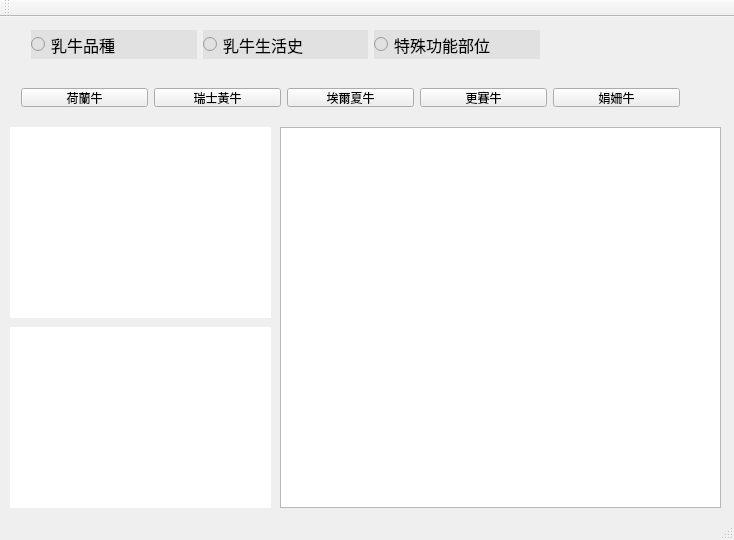
<?xml version="1.0" encoding="UTF-8"?>
<ui version="4.0">
 <class>MainWindow</class>
 <widget class="QMainWindow" name="MainWindow">
  <property name="geometry">
   <rect>
    <x>0</x>
    <y>0</y>
    <width>734</width>
    <height>540</height>
   </rect>
  </property>
  <property name="windowTitle">
   <string>MainWindow</string>
  </property>
  <widget class="QWidget" name="centralWidget">
   <widget class="QLabel" name="picture">
    <property name="geometry">
     <rect>
      <x>10</x>
      <y>110</y>
      <width>261</width>
      <height>191</height>
     </rect>
    </property>
    <property name="styleSheet">
     <string notr="true">background-color: rgb(255, 255, 255);</string>
    </property>
    <property name="text">
     <string/>
    </property>
   </widget>
   <widget class="QTextBrowser" name="textBrowser">
    <property name="geometry">
     <rect>
      <x>280</x>
      <y>110</y>
      <width>441</width>
      <height>381</height>
     </rect>
    </property>
   </widget>
   <widget class="QWidget" name="layoutWidget">
    <property name="geometry">
     <rect>
      <x>10</x>
      <y>60</y>
      <width>681</width>
      <height>41</height>
     </rect>
    </property>
    <layout class="QHBoxLayout" name="Layout2">
     <item>
      <widget class="QPushButton" name="No1">
       <property name="text">
        <string>荷蘭牛</string>
       </property>
      </widget>
     </item>
     <item>
      <widget class="QPushButton" name="No2">
       <property name="text">
        <string>瑞士黃牛</string>
       </property>
      </widget>
     </item>
     <item>
      <widget class="QPushButton" name="No3">
       <property name="text">
        <string>埃爾夏牛</string>
       </property>
      </widget>
     </item>
     <item>
      <widget class="QPushButton" name="No4">
       <property name="text">
        <string>更賽牛</string>
       </property>
      </widget>
     </item>
     <item>
      <widget class="QPushButton" name="No5">
       <property name="text">
        <string>娟姍牛</string>
       </property>
      </widget>
     </item>
    </layout>
   </widget>
   <widget class="QWidget" name="layoutWidget">
    <property name="geometry">
     <rect>
      <x>20</x>
      <y>2</y>
      <width>531</width>
      <height>51</height>
     </rect>
    </property>
    <layout class="QHBoxLayout" name="Layout1">
     <item>
      <widget class="QRadioButton" name="species">
       <property name="font">
        <font>
         <family>AcadEref</family>
         <pointsize>12</pointsize>
        </font>
       </property>
       <property name="styleSheet">
        <string notr="true">background-color: rgb(225, 225, 225);</string>
       </property>
       <property name="text">
        <string>乳牛品種</string>
       </property>
      </widget>
     </item>
     <item>
      <widget class="QRadioButton" name="life">
       <property name="font">
        <font>
         <family>AcadEref</family>
         <pointsize>12</pointsize>
        </font>
       </property>
       <property name="styleSheet">
        <string notr="true">background-color: rgb(225, 225, 225);</string>
       </property>
       <property name="text">
        <string>乳牛生活史</string>
       </property>
      </widget>
     </item>
     <item>
      <widget class="QRadioButton" name="special">
       <property name="font">
        <font>
         <family>AcadEref</family>
         <pointsize>12</pointsize>
        </font>
       </property>
       <property name="styleSheet">
        <string notr="true">background-color: rgb(225, 225, 225);</string>
       </property>
       <property name="text">
        <string>特殊功能部位</string>
       </property>
      </widget>
     </item>
    </layout>
   </widget>
   <widget class="QLabel" name="picture_2">
    <property name="geometry">
     <rect>
      <x>10</x>
      <y>310</y>
      <width>261</width>
      <height>181</height>
     </rect>
    </property>
    <property name="styleSheet">
     <string notr="true">background-color: rgb(255, 255, 255);</string>
    </property>
    <property name="text">
     <string/>
    </property>
   </widget>
  </widget>
  <widget class="QMenuBar" name="menuBar">
   <property name="geometry">
    <rect>
     <x>0</x>
     <y>0</y>
     <width>734</width>
     <height>17</height>
    </rect>
   </property>
  </widget>
  <widget class="QToolBar" name="mainToolBar">
   <attribute name="toolBarArea">
    <enum>TopToolBarArea</enum>
   </attribute>
   <attribute name="toolBarBreak">
    <bool>false</bool>
   </attribute>
  </widget>
  <widget class="QStatusBar" name="statusBar"/>
 </widget>
 <layoutdefault spacing="6" margin="11"/>
 <resources/>
 <connections/>
</ui>
